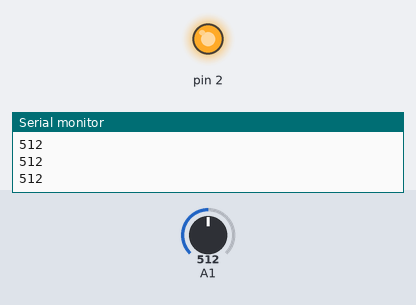
Recording of a sketch running on a simulated Arduino Uno, built with avr-gcc and run on an emulated ATmega328P. Shown: output pins drawn as LEDs (lit = HIGH), the last lines printed to the serial monitor. The test bench sets the inputs (shaded band); at power-on: A1 = 512.

Above: at 1.2 s.
1.3 s: A1 set to 919
2.8 s: A1 set to 947
At 4.0 s:
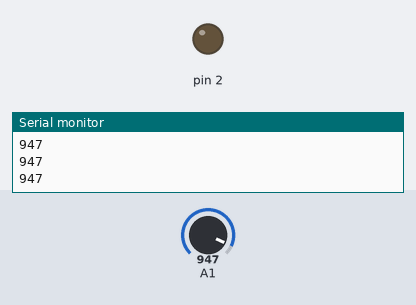
4.3 s: A1 set to 920
At 5.1 s:
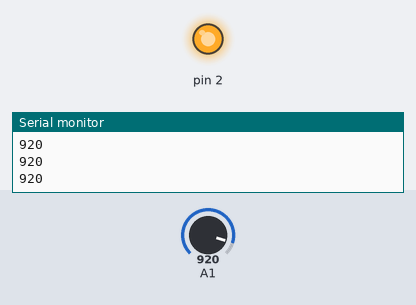
5.8 s: A1 set to 940
At 6.4 s:
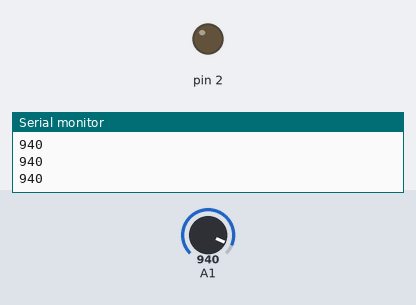
Timing chart, 0 to 8.3 s (numbered marks = the images above; inputs shaded):
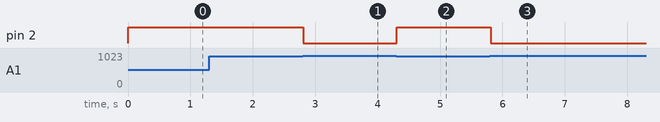

The sketch:

photo_resistor1.ino
```cpp
// C++ code
//
void setup()
{
Serial.begin(9600);
  pinMode (2,OUTPUT);
}

void loop()
{
int analogValue = analogRead(A1);

  // print the analog value:
  Serial.println(analogValue);
  delay(1);

  if (analogValue <=930 ) {
    digitalWrite(2, HIGH);
  }
  else if (analogValue > 930){
    digitalWrite(2,LOW);
  }
}
```

Measured:
- the behaviour switches between 930 and 931 on A1 (found by bisection; images 0 and 1)
- after the input at 2.8 s, pin 2: HIGH → LOW at once
- after the input at 4.3 s, pin 2: LOW → HIGH at once
- after the input at 5.8 s, pin 2: HIGH → LOW at once
